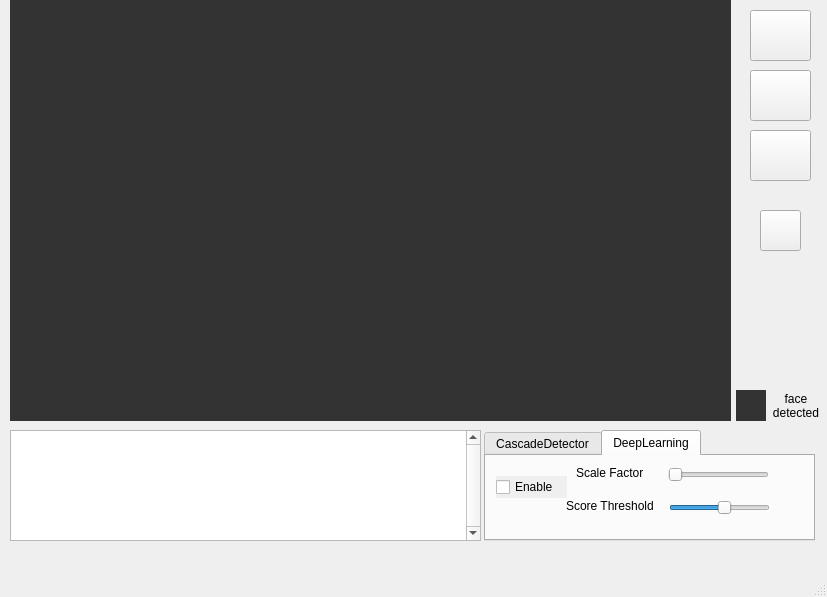
<?xml version="1.0" encoding="UTF-8"?>
<ui version="4.0">
 <class>MainWindow</class>
 <widget class="QMainWindow" name="MainWindow">
  <property name="geometry">
   <rect>
    <x>0</x>
    <y>0</y>
    <width>827</width>
    <height>597</height>
   </rect>
  </property>
  <property name="windowTitle">
   <string>MainWindow</string>
  </property>
  <widget class="QWidget" name="centralwidget">
   <widget class="QLabel" name="LB_MainView">
    <property name="geometry">
     <rect>
      <x>10</x>
      <y>0</y>
      <width>721</width>
      <height>421</height>
     </rect>
    </property>
    <property name="autoFillBackground">
     <bool>false</bool>
    </property>
    <property name="styleSheet">
     <string notr="true">background-color: rgb(51, 51, 51);</string>
    </property>
    <property name="text">
     <string/>
    </property>
    <property name="scaledContents">
     <bool>false</bool>
    </property>
    <property name="alignment">
     <set>Qt::AlignCenter</set>
    </property>
   </widget>
   <widget class="QPushButton" name="BTN_CamOpen">
    <property name="geometry">
     <rect>
      <x>750</x>
      <y>10</y>
      <width>61</width>
      <height>51</height>
     </rect>
    </property>
    <property name="toolTip">
     <string>Open camera</string>
    </property>
    <property name="text">
     <string/>
    </property>
   </widget>
   <widget class="QPushButton" name="BTN_ImageOpen">
    <property name="geometry">
     <rect>
      <x>750</x>
      <y>70</y>
      <width>61</width>
      <height>51</height>
     </rect>
    </property>
    <property name="toolTip">
     <string>Open image</string>
    </property>
    <property name="text">
     <string/>
    </property>
   </widget>
   <widget class="QPushButton" name="BTN_VideoOpen">
    <property name="geometry">
     <rect>
      <x>750</x>
      <y>130</y>
      <width>61</width>
      <height>51</height>
     </rect>
    </property>
    <property name="toolTip">
     <string>Open video</string>
    </property>
    <property name="text">
     <string/>
    </property>
   </widget>
   <widget class="QLabel" name="FacesNum">
    <property name="geometry">
     <rect>
      <x>736</x>
      <y>390</y>
      <width>30</width>
      <height>31</height>
     </rect>
    </property>
    <property name="font">
     <font>
      <pointsize>10</pointsize>
     </font>
    </property>
    <property name="autoFillBackground">
     <bool>false</bool>
    </property>
    <property name="styleSheet">
     <string notr="true">background-color: rgb(51, 51, 51);</string>
    </property>
    <property name="text">
     <string/>
    </property>
    <property name="alignment">
     <set>Qt::AlignCenter</set>
    </property>
   </widget>
   <widget class="QLabel" name="label_2">
    <property name="geometry">
     <rect>
      <x>771</x>
      <y>390</y>
      <width>50</width>
      <height>31</height>
     </rect>
    </property>
    <property name="autoFillBackground">
     <bool>true</bool>
    </property>
    <property name="text">
     <string>face
detected</string>
    </property>
    <property name="alignment">
     <set>Qt::AlignCenter</set>
    </property>
   </widget>
   <widget class="QTabWidget" name="Algorithms">
    <property name="geometry">
     <rect>
      <x>484</x>
      <y>430</y>
      <width>331</width>
      <height>111</height>
     </rect>
    </property>
    <property name="currentIndex">
     <number>1</number>
    </property>
    <widget class="QWidget" name="tab">
     <attribute name="title">
      <string>CascadeDetector</string>
     </attribute>
     <widget class="QCheckBox" name="CB_CascadeDetectorEnable">
      <property name="geometry">
       <rect>
        <x>10</x>
        <y>20</y>
        <width>71</width>
        <height>22</height>
       </rect>
      </property>
      <property name="toolTip">
       <string>Enable cascade detector</string>
      </property>
      <property name="autoFillBackground">
       <bool>true</bool>
      </property>
      <property name="text">
       <string>Enable</string>
      </property>
     </widget>
     <widget class="QLabel" name="LB_CascadeScaleFactorVal">
      <property name="geometry">
       <rect>
        <x>290</x>
        <y>8</y>
        <width>31</width>
        <height>21</height>
       </rect>
      </property>
      <property name="autoFillBackground">
       <bool>false</bool>
      </property>
      <property name="styleSheet">
       <string notr="true"/>
      </property>
      <property name="text">
       <string/>
      </property>
      <property name="alignment">
       <set>Qt::AlignCenter</set>
      </property>
     </widget>
     <widget class="QLabel" name="label">
      <property name="geometry">
       <rect>
        <x>100</x>
        <y>7</y>
        <width>81</width>
        <height>20</height>
       </rect>
      </property>
      <property name="text">
       <string>Scale Factor</string>
      </property>
     </widget>
     <widget class="QSlider" name="SB_CascadeFactor">
      <property name="geometry">
       <rect>
        <x>180</x>
        <y>10</y>
        <width>101</width>
        <height>18</height>
       </rect>
      </property>
      <property name="toolTip">
       <string>Adjust scale factor</string>
      </property>
      <property name="minimum">
       <number>11</number>
      </property>
      <property name="maximum">
       <number>16</number>
      </property>
      <property name="orientation">
       <enum>Qt::Horizontal</enum>
      </property>
     </widget>
     <widget class="QLabel" name="LB_CascadeMinNeibourVal">
      <property name="geometry">
       <rect>
        <x>289</x>
        <y>43</y>
        <width>31</width>
        <height>21</height>
       </rect>
      </property>
      <property name="autoFillBackground">
       <bool>false</bool>
      </property>
      <property name="styleSheet">
       <string notr="true"/>
      </property>
      <property name="text">
       <string/>
      </property>
      <property name="alignment">
       <set>Qt::AlignCenter</set>
      </property>
     </widget>
     <widget class="QSlider" name="SB_CascadeMinNeigbour">
      <property name="geometry">
       <rect>
        <x>181</x>
        <y>43</y>
        <width>101</width>
        <height>18</height>
       </rect>
      </property>
      <property name="toolTip">
       <string>Adjust min neigbor</string>
      </property>
      <property name="minimum">
       <number>1</number>
      </property>
      <property name="maximum">
       <number>10</number>
      </property>
      <property name="value">
       <number>6</number>
      </property>
      <property name="orientation">
       <enum>Qt::Horizontal</enum>
      </property>
     </widget>
     <widget class="QLabel" name="label_3">
      <property name="geometry">
       <rect>
        <x>98</x>
        <y>40</y>
        <width>81</width>
        <height>20</height>
       </rect>
      </property>
      <property name="text">
       <string>Min Neigbour</string>
      </property>
     </widget>
    </widget>
    <widget class="QWidget" name="tab_2">
     <attribute name="title">
      <string>DeepLearning</string>
     </attribute>
     <widget class="QCheckBox" name="CB_CFDetectorEnable">
      <property name="geometry">
       <rect>
        <x>10</x>
        <y>20</y>
        <width>71</width>
        <height>22</height>
       </rect>
      </property>
      <property name="autoFillBackground">
       <bool>true</bool>
      </property>
      <property name="text">
       <string>Enable</string>
      </property>
     </widget>
     <widget class="QLabel" name="LB_CaffeScoreThreshVal">
      <property name="geometry">
       <rect>
        <x>291</x>
        <y>43</y>
        <width>31</width>
        <height>21</height>
       </rect>
      </property>
      <property name="autoFillBackground">
       <bool>false</bool>
      </property>
      <property name="styleSheet">
       <string notr="true"/>
      </property>
      <property name="text">
       <string/>
      </property>
      <property name="alignment">
       <set>Qt::AlignCenter</set>
      </property>
     </widget>
     <widget class="QLabel" name="label_4">
      <property name="geometry">
       <rect>
        <x>90</x>
        <y>7</y>
        <width>81</width>
        <height>20</height>
       </rect>
      </property>
      <property name="text">
       <string>Scale Factor</string>
      </property>
     </widget>
     <widget class="QLabel" name="LB_CaffeScaleFactorVal">
      <property name="geometry">
       <rect>
        <x>292</x>
        <y>8</y>
        <width>31</width>
        <height>21</height>
       </rect>
      </property>
      <property name="autoFillBackground">
       <bool>false</bool>
      </property>
      <property name="styleSheet">
       <string notr="true"/>
      </property>
      <property name="text">
       <string/>
      </property>
      <property name="alignment">
       <set>Qt::AlignCenter</set>
      </property>
     </widget>
     <widget class="QSlider" name="SB_CaffeScaleFactor">
      <property name="geometry">
       <rect>
        <x>182</x>
        <y>10</y>
        <width>101</width>
        <height>18</height>
       </rect>
      </property>
      <property name="toolTip">
       <string>Adjust scale factor</string>
      </property>
      <property name="minimum">
       <number>11</number>
      </property>
      <property name="maximum">
       <number>20</number>
      </property>
      <property name="orientation">
       <enum>Qt::Horizontal</enum>
      </property>
     </widget>
     <widget class="QSlider" name="SB_CaffeScoreThresh">
      <property name="geometry">
       <rect>
        <x>183</x>
        <y>43</y>
        <width>101</width>
        <height>18</height>
       </rect>
      </property>
      <property name="toolTip">
       <string>Adjust min neigbor</string>
      </property>
      <property name="minimum">
       <number>1</number>
      </property>
      <property name="maximum">
       <number>10</number>
      </property>
      <property name="value">
       <number>6</number>
      </property>
      <property name="orientation">
       <enum>Qt::Horizontal</enum>
      </property>
     </widget>
     <widget class="QLabel" name="label_5">
      <property name="geometry">
       <rect>
        <x>80</x>
        <y>40</y>
        <width>101</width>
        <height>20</height>
       </rect>
      </property>
      <property name="text">
       <string>Score Threshold</string>
      </property>
     </widget>
    </widget>
   </widget>
   <widget class="QPlainTextEdit" name="PTE_AppLog">
    <property name="geometry">
     <rect>
      <x>10</x>
      <y>430</y>
      <width>471</width>
      <height>111</height>
     </rect>
    </property>
    <property name="verticalScrollBarPolicy">
     <enum>Qt::ScrollBarAlwaysOn</enum>
    </property>
    <property name="readOnly">
     <bool>true</bool>
    </property>
   </widget>
   <widget class="QPushButton" name="BTNPause">
    <property name="geometry">
     <rect>
      <x>760</x>
      <y>210</y>
      <width>41</width>
      <height>41</height>
     </rect>
    </property>
    <property name="text">
     <string/>
    </property>
   </widget>
  </widget>
  <widget class="QMenuBar" name="menubar">
   <property name="geometry">
    <rect>
     <x>0</x>
     <y>0</y>
     <width>827</width>
     <height>25</height>
    </rect>
   </property>
  </widget>
  <widget class="QStatusBar" name="statusbar"/>
 </widget>
 <resources/>
 <connections/>
</ui>
